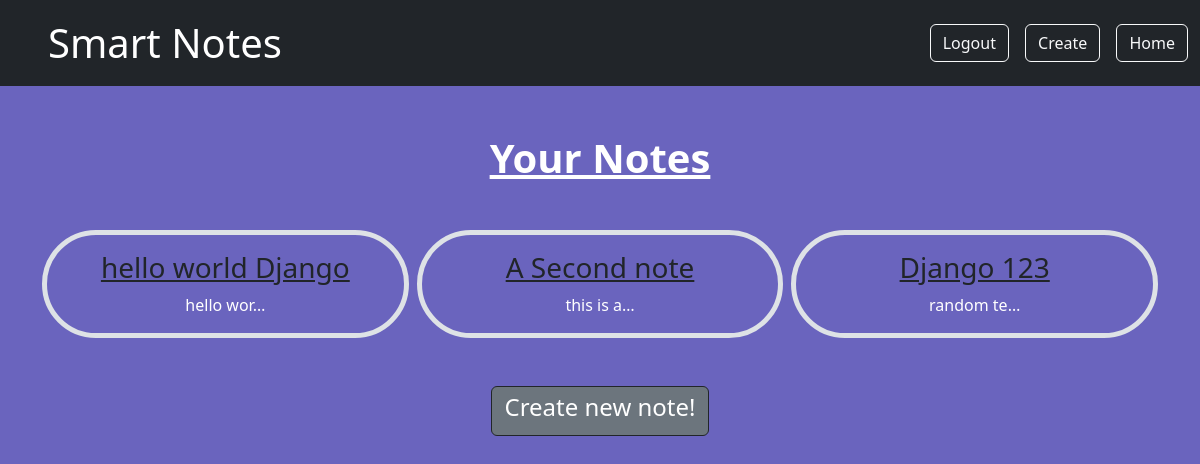
Page /smart/notes (signed in) on the committed database.
### notes/models.py (models this page shows)
class Notes(models.Model):
    title = models.CharField(max_length=200)
    text = models.TextField()
    created = models.DateTimeField(auto_now_add=True)
    user = models.ForeignKey(
        User, on_delete=models.CASCADE, related_name='notes')

### notes/views.py (the view)
# urls.py: path('notes', views.NotesListView.as_view(), name='notes.list'),
class NotesListView(LoginRequiredMixin, ListView):
    model = Notes
    context_object_name = 'notes'
    template_name = 'notes/notes_list.html'
    login_url = '/login'
    def get_queryset(self):
        return self.request.user.notes.all()

### notes/templates/notes/notes_list.html (shortened to what this page needs)
{% extends 'base.html' %}
{% block content %}
    {% if notes|length == 0 %}
        <div class="container">
            <h1>Currently no notes</h1>
            <a href="{% url 'notes.new' %}" class="btn btn-secondary p-2 my-5"><h3>Create a note now!</h3></a>
        </div>
    {% else %}
        <h1 class="my-5"><b><u>Your Notes</u></b></h1>
        <div class="row row-cols3 g-2">
            {% for note in notes %}
            <div class="col">
                <div class="rounded-pill p-3 border border-5 ">
                    <a href="{% url 'notes.detail' pk=note.id %}" class="text-dark text-decoration-non"><h3>{{note.title}}</h3></a>
                    {{note.text|truncatechars:10}}
                </div>
            </div>
            {% endfor %}
        </div>
        <a href="{% url 'notes.new' %}" class="btn btn-secondary my-5 border-dark"><h4>Create new note!</h4></a>
    {% endif %}
{% endblock %}

### rows in the picture
Notes: title "hello world Django", text "hello wor…"
Notes: title "A Second note", text "this is a…"
Notes: title "Django 123", text "random te…"
